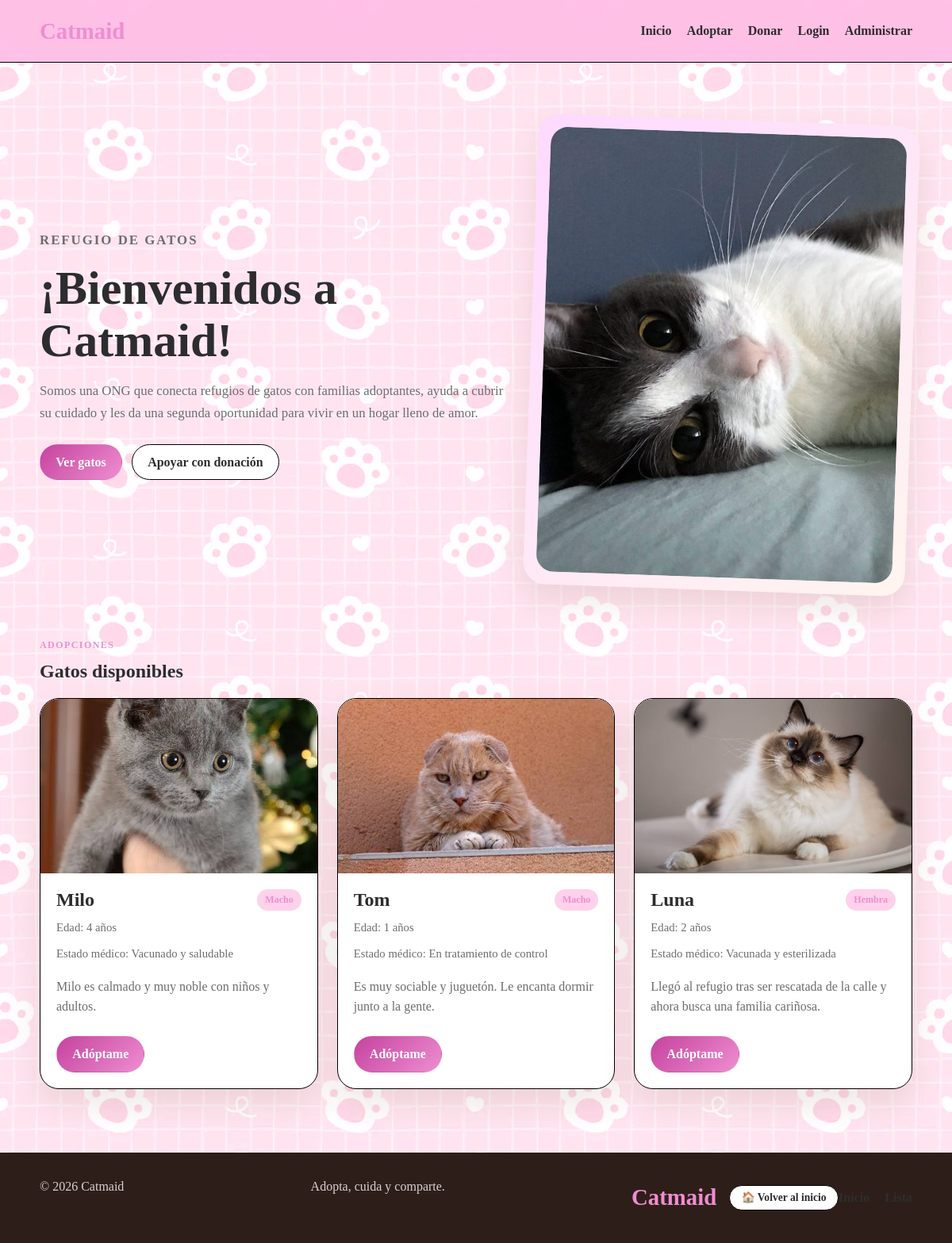
The page / on the database its author committed.
### tables this page shows
CREATE TABLE gato (
    id_gato INT AUTO_INCREMENT PRIMARY KEY,
    nombre VARCHAR(80) NOT NULL,
    edad INT NOT NULL,
    genero ENUM('Macho', 'Hembra') NOT NULL,
    foto VARCHAR(255) DEFAULT NULL,
    estado_medico VARCHAR(150) NOT NULL,
    telefono VARCHAR(20) NOT NULL,
    historia TEXT NOT NULL,
    direccion VARCHAR(200) NOT NULL,
    castrado ENUM('Si', 'No') NOT NULL,
    fecha_registro TIMESTAMP DEFAULT CURRENT_TIMESTAMP
);

### conexion.php (called while the page is built)
<?php
class Conexion
{
    public static function getConexion(): PDO
    {
        $host = 'localhost';
        $db = 'catmaid';
        $usuario = 'root';
        $password = '';
        try {
            $pdo = new PDO("mysql:host={$host};dbname={$db};charset=utf8mb4", $usuario, $password, [
                PDO::ATTR_ERRMODE => PDO::ERRMODE_EXCEPTION,
                PDO::ATTR_DEFAULT_FETCH_MODE => PDO::FETCH_ASSOC,
            ]);
            return $pdo;
        } catch (PDOException $e) {
            die('No se pudo conectar a la base de datos: ' . $e->getMessage());
        }
    }
}
?>

### gato.php (called while the page is built, shortened)
<?php
require_once __DIR__ . '/conexion.php';
class GatoModel
{
    private PDO $conexion;
    public function __construct()
    {
        $this->conexion = Conexion::getConexion();
    }
    public function listar(): array
    {
        $sql = 'SELECT * FROM gato ORDER BY id_gato DESC';
        $stmt = $this->conexion->query($sql);
        return $stmt->fetchAll();
    }
}

### index.php (the view, shortened to what this page needs)
<?php
require_once __DIR__ . '/gato.php';
$modelo = new GatoModel();
$gatos = $modelo->listar();
?>
<!DOCTYPE html>
<html lang="es">
<head>
    <link rel="stylesheet" href="css/index.css">
</head>
<body>
    <header class="site-header">
        <div class="container nav">
            <a class="brand" href="index.php">Catmaid</a>
            <nav class="nav-links">
                <a href="index.php">Inicio</a>
                <a href="index/adopcion.php">Adoptar</a>
                <a href="index/donar.php">Donar</a>
                <a href="index/login.php">Login</a>
                <a href="from/lista.php">Administrar</a>
            </nav>
        </div>
    </header>
    <main>
        <section class="hero">
            <div class="container hero-grid">
                <div class="hero-copy">
                    <p class="eyebrow">Refugio de gatos</p>
                    <h1>¡Bienvenidos a Catmaid!</h1>
                    <p>
                        Somos una ONG que conecta refugios de gatos con familias adoptantes,
                        ayuda a cubrir su cuidado y les da una segunda oportunidad para vivir en un hogar lleno de amor.
                    </p>
                    <div class="hero-actions">
                        <a class="btn btn-primary" href="from/lista.php">Ver gatos</a>
                        <a class="btn btn-secondary" href="index/donar.php">Apoyar con donación</a>
                    </div>
                </div>
                <div class="hero-visual">
                    <div class="card-hero">
                        <img src="imagenes/gato2.jpg" alt="Gato en adopción">
                    </div>
                </div>
            </div>
        </section>
        <section class="container section">
            <div class="section-heading">
                <p class="eyebrow">Adopciones</p>
                <h2>Gatos disponibles</h2>
            </div>
            <div class="catalogo-gatos">
                <?php if (empty($gatos)): ?>
                    <div class="alerta-vacia">
                        <p>Aún no hay gatos registrados en la base de datos.</p>
                    </div>
                <?php else: ?>
                    <?php foreach ($gatos as $gato): ?>
                        <article class="card-gato">
                            <?php if (!empty($gato['foto'])): ?>
                                <img src="<?= htmlspecialchars($gato['foto']); ?>" alt="<?= htmlspecialchars($gato['nombre']); ?>">
                            <?php else: ?>
                                <div class="placeholder-imagen">Sin foto</div>
                            <?php endif; ?>
                            <div class="card-body">
                                <div class="card-head">
                                    <h3><?= htmlspecialchars($gato['nombre']); ?></h3>
                                    <span><?= htmlspecialchars($gato['genero']); ?></span>
                                </div>
                                <p class="meta">Edad: <?= (int) $gato['edad']; ?> años</p>
                                <p class="meta">Estado médico: <?= htmlspecialchars($gato['estado_medico']); ?></p>
                                <p><?= htmlspecialchars($gato['historia']); ?></p>
                                <div class="card-actions">
                                    <a class="btn btn-primary" href="index/adopcion.php?id=<?= (int) $gato['id_gato']; ?>">Adóptame</a>
                                </div>
                            </div>
                        </article>
                    <?php endforeach; ?>
                <?php endif; ?>
            </div>
        </section>
    </main>
    <footer class="site-footer">
        <div class="container footer-inner">
            <p>© 2026 Catmaid</p>
            <p>Adopta, cuida y comparte.</p>
            <div class="nav">
    <div style="display: flex; align-items: center; gap: 16px;">
        <a href="index.php" class="brand">Catmaid</a>
        <a href="index.php" class="btn btn-secondary" style="padding: 0.4rem 0.9rem; font-size: 0.85rem; min-height: unset;">🏠 Volver al inicio</a>
    </div>
    <div class="nav-links">
        <a href="index.php">Inicio</a>
        <a href="from/lista.php">Lista</a>
    </div>
</div>
        </div>
    </footer>
</body>
</html>

### css/index.css (style rules this page uses)
:root { --primary: #c5439e; --primary-dark: #ee8ed1; --secondary: #f984c4; --bg: #fffaf5; --surface: #ffffff; --text: #2d2d2d; --muted: #6d6d6d; --border: #000000; --success: #2e8b57; --danger: #d95050; --shadow: 0 18px 40px rgba(107, 76, 47, 0.12); }
* { box-sizing: border-box; }
body { margin: 0; font-family:IndieFlower Helvetica; color: var(--text); background-color: rgb(252, 209, 227); background-image: url('../imagenes/patas.jpg'); background-repeat: repeat; background-blend-mode: luminosity; }
img { max-width: 100%; display: block; }
a { text-decoration: none; color: inherit; }
.container { width: min(1100px, calc(100% - 32px)); margin: 0 auto; }
.site-header { position: sticky; top: 0; z-index: 10; background: rgba(255, 189, 230, 0.93); backdrop-filter: blur(10px); border-bottom: 1px solid var(--border); }
.nav { display: flex; justify-content: space-between; align-items: center; min-height: 78px; }
.brand { font-size: 1.8rem; font-weight: 700; color: var(--primary-dark); }
.nav-links { display: flex; gap: 1.2rem; align-items: center; flex-wrap: wrap; }
.nav-links a { font-weight: 600; color: var(--text); transition: color 0.3s ease; }
.hero { padding: 72px 0 38px; }
.hero-grid { display: grid; grid-template-columns: 1.1fr 0.9fr; align-items: center; gap: 32px; }
.eyebrow { margin: 0 0 12px; text-transform: uppercase; letter-spacing: 0.12em; font-size: 0.75rem; color: var(--primary-dark); font-weight: 700; }
.hero-copy h1, .section-heading h2, .panel h1 { margin: 0 0 16px; color: var(--text); }
.hero-copy h1 { font-size: clamp(2.2rem, 5vw, 4rem); line-height: 1.1; }
.hero-copy p { color: var(--muted); font-size: 1.05rem; line-height: 1.7; }
.hero-actions, .acciones-formulario, .grupo-acciones, .card-actions { display: flex; gap: 12px; flex-wrap: wrap; margin-top: 24px; }
.btn { display: inline-flex; align-items: center; justify-content: center; min-height: 44px; padding: 0.8rem 1.2rem; border-radius: 999px; border: 1px solid transparent; font-weight: 700; transition: transform 0.25s ease, box-shadow 0.25s ease, background 0.25s ease; cursor: pointer; }
.btn-primary { background: linear-gradient(135deg, var(--primary), var(--primary-dark)); color: #fff; }
.btn-secondary { background: #fff; border-color: var(--border); color: var(--text); }
.card-hero { background: linear-gradient(135deg, #fed9ff, #fff5ef); border-radius: 28px; box-shadow: var(--shadow); padding: 16px; transform: rotate(2deg); animation: floatCard 5s ease-in-out infinite; }
.card-hero img { border-radius: 22px; aspect-ratio: 4 / 5; object-fit: cover; }
.section { padding: 24px 0 80px; }
.section-heading { margin-bottom: 20px; }
.catalogo-gatos { display: grid; grid-template-columns: repeat(auto-fit, minmax(240px, 1fr)); gap: 24px; }
.card-gato { background: var(--surface); border-radius: 24px; overflow: hidden; box-shadow: var(--shadow); border: 1px solid var(--border); transition: transform 0.25s ease, box-shadow 0.25s ease; }
.card-gato img, .placeholder-imagen { width: 100%; height: 220px; object-fit: cover; background: linear-gradient(135deg, #fedbff, #fff1df); }
.card-body { padding: 20px; }
.card-head { display: flex; justify-content: space-between; align-items: center; gap: 12px; }
.card-head h3 { margin: 0; font-size: 1.5rem; }
.card-head span { display: inline-flex; padding: 6px 10px; background: #ffd1ea; border-radius: 999px; color: var(--primary-dark); font-size: 0.75rem; font-weight: 700; }
.meta { margin: 10px 0; color: var(--muted); font-size: 0.92rem; }
.card-body p { color: var(--muted); line-height: 1.6; }
.site-footer { background: #2e1e19; color: rgba(255,255,255,0.8); padding: 18px 0; }
.footer-inner { display: flex; justify-content: space-between; gap: 12px; flex-wrap: wrap; }

### rows shown on the page
gato: foto (picture), nombre "Milo", genero "Macho", edad "4", estado_medico "Vacunado y saludable", historia "Milo es calmado y muy noble con niños y adultos."
gato: foto (picture), nombre "Tom", genero "Macho", edad "1", estado_medico "En tratamiento de control", historia "Es muy sociable y juguetón. Le encanta dormir junto a la gente."
gato: foto (picture), nombre "Luna", genero "Hembra", edad "2", estado_medico "Vacunada y esterilizada", historia "Llegó al refugio tras ser rescatada de la calle y ahora busca una familia cariñosa."
